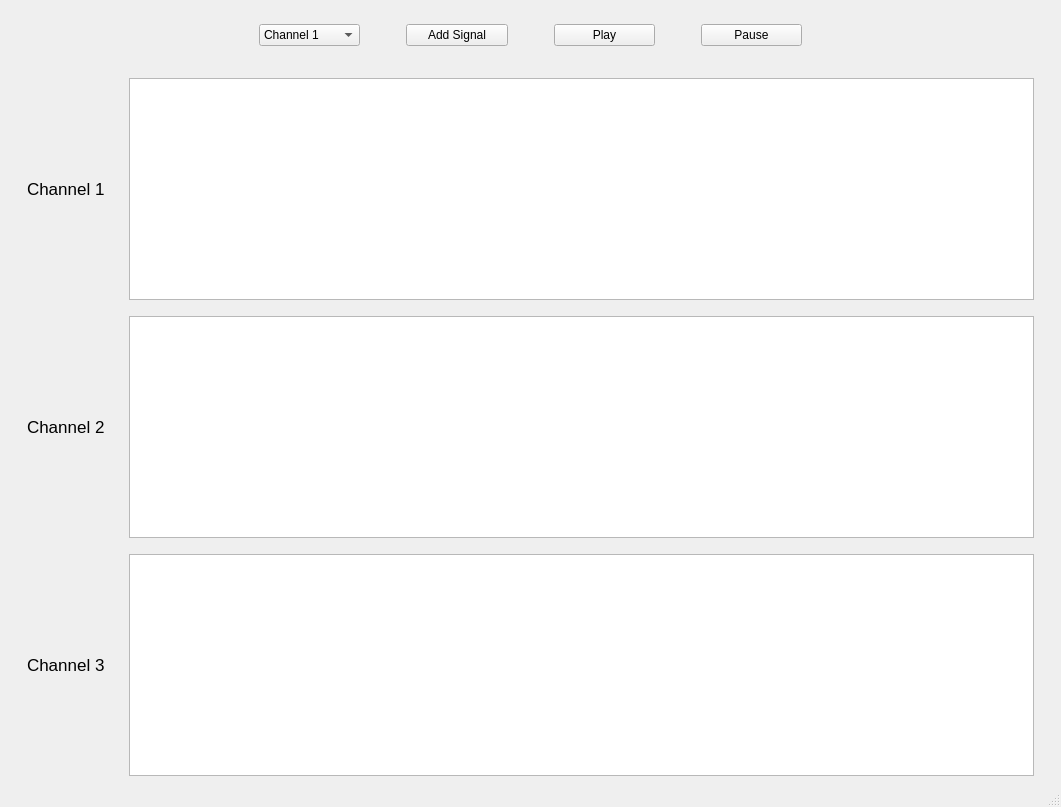
<?xml version="1.0" encoding="UTF-8"?>
<ui version="4.0">
 <class>MainWindow</class>
 <widget class="QMainWindow" name="MainWindow">
  <property name="geometry">
   <rect>
    <x>0</x>
    <y>0</y>
    <width>1061</width>
    <height>807</height>
   </rect>
  </property>
  <property name="windowTitle">
   <string>Multi-Channel Signal Viewer</string>
  </property>
  <property name="styleSheet">
   <string notr="true"/>
  </property>
  <widget class="QWidget" name="centralwidget">
   <layout class="QVBoxLayout" name="verticalLayout">
    <item>
     <spacer name="verticalSpacer_4">
      <property name="orientation">
       <enum>Qt::Vertical</enum>
      </property>
      <property name="sizeType">
       <enum>QSizePolicy::Fixed</enum>
      </property>
      <property name="sizeHint" stdset="0">
       <size>
        <width>20</width>
        <height>15</height>
       </size>
      </property>
     </spacer>
    </item>
    <item>
     <layout class="QHBoxLayout" name="horizontalLayout_6">
      <item>
       <spacer name="horizontalSpacer">
        <property name="orientation">
         <enum>Qt::Horizontal</enum>
        </property>
        <property name="sizeType">
         <enum>QSizePolicy::Fixed</enum>
        </property>
        <property name="sizeHint" stdset="0">
         <size>
          <width>250</width>
          <height>18</height>
         </size>
        </property>
       </spacer>
      </item>
      <item>
       <layout class="QHBoxLayout" name="horizontalLayout">
        <item>
         <widget class="QComboBox" name="channel">
          <property name="styleSheet">
           <string notr="true"/>
          </property>
          <item>
           <property name="text">
            <string>Channel 1</string>
           </property>
          </item>
          <item>
           <property name="text">
            <string>Channel 2</string>
           </property>
          </item>
          <item>
           <property name="text">
            <string>Channel 3</string>
           </property>
          </item>
         </widget>
        </item>
        <item>
         <spacer name="horizontalSpacer_3">
          <property name="orientation">
           <enum>Qt::Horizontal</enum>
          </property>
          <property name="sizeType">
           <enum>QSizePolicy::Fixed</enum>
          </property>
          <property name="sizeHint" stdset="0">
           <size>
            <width>40</width>
            <height>20</height>
           </size>
          </property>
         </spacer>
        </item>
        <item>
         <widget class="QPushButton" name="add_signal_btn">
          <property name="styleSheet">
           <string notr="true"/>
          </property>
          <property name="text">
           <string>Add Signal</string>
          </property>
         </widget>
        </item>
        <item>
         <spacer name="horizontalSpacer_4">
          <property name="orientation">
           <enum>Qt::Horizontal</enum>
          </property>
          <property name="sizeType">
           <enum>QSizePolicy::Fixed</enum>
          </property>
          <property name="sizeHint" stdset="0">
           <size>
            <width>40</width>
            <height>20</height>
           </size>
          </property>
         </spacer>
        </item>
        <item>
         <widget class="QPushButton" name="play_btn">
          <property name="styleSheet">
           <string notr="true"/>
          </property>
          <property name="text">
           <string>Play</string>
          </property>
         </widget>
        </item>
        <item>
         <spacer name="horizontalSpacer_5">
          <property name="orientation">
           <enum>Qt::Horizontal</enum>
          </property>
          <property name="sizeType">
           <enum>QSizePolicy::Fixed</enum>
          </property>
          <property name="sizeHint" stdset="0">
           <size>
            <width>40</width>
            <height>20</height>
           </size>
          </property>
         </spacer>
        </item>
        <item>
         <widget class="QPushButton" name="pause_btn">
          <property name="styleSheet">
           <string notr="true"/>
          </property>
          <property name="text">
           <string>Pause</string>
          </property>
         </widget>
        </item>
       </layout>
      </item>
      <item>
       <spacer name="horizontalSpacer_9">
        <property name="orientation">
         <enum>Qt::Horizontal</enum>
        </property>
        <property name="sizeType">
         <enum>QSizePolicy::Fixed</enum>
        </property>
        <property name="sizeHint" stdset="0">
         <size>
          <width>250</width>
          <height>18</height>
         </size>
        </property>
       </spacer>
      </item>
     </layout>
    </item>
    <item>
     <layout class="QHBoxLayout" name="horizontalLayout_4">
      <item>
       <spacer name="horizontalSpacer_14">
        <property name="orientation">
         <enum>Qt::Horizontal</enum>
        </property>
        <property name="sizeType">
         <enum>QSizePolicy::Fixed</enum>
        </property>
        <property name="sizeHint" stdset="0">
         <size>
          <width>270</width>
          <height>20</height>
         </size>
        </property>
       </spacer>
      </item>
      <item>
       <widget class="QLabel" name="hint">
        <property name="text">
         <string/>
        </property>
       </widget>
      </item>
      <item>
       <spacer name="horizontalSpacer_15">
        <property name="orientation">
         <enum>Qt::Horizontal</enum>
        </property>
        <property name="sizeType">
         <enum>QSizePolicy::Fixed</enum>
        </property>
        <property name="sizeHint" stdset="0">
         <size>
          <width>298</width>
          <height>20</height>
         </size>
        </property>
       </spacer>
      </item>
     </layout>
    </item>
    <item>
     <layout class="QHBoxLayout" name="horizontalLayout_2">
      <item>
       <spacer name="horizontalSpacer_2">
        <property name="orientation">
         <enum>Qt::Horizontal</enum>
        </property>
        <property name="sizeType">
         <enum>QSizePolicy::Fixed</enum>
        </property>
        <property name="sizeHint" stdset="0">
         <size>
          <width>18</width>
          <height>20</height>
         </size>
        </property>
       </spacer>
      </item>
      <item>
       <widget class="QLabel" name="label">
        <property name="enabled">
         <bool>true</bool>
        </property>
        <property name="font">
         <font>
          <pointsize>13</pointsize>
         </font>
        </property>
        <property name="accessibleDescription">
         <string/>
        </property>
        <property name="autoFillBackground">
         <bool>false</bool>
        </property>
        <property name="text">
         <string>Channel 1</string>
        </property>
       </widget>
      </item>
      <item>
       <spacer name="horizontalSpacer_8">
        <property name="orientation">
         <enum>Qt::Horizontal</enum>
        </property>
        <property name="sizeType">
         <enum>QSizePolicy::Fixed</enum>
        </property>
        <property name="sizeHint" stdset="0">
         <size>
          <width>18</width>
          <height>20</height>
         </size>
        </property>
       </spacer>
      </item>
      <item>
       <widget class="PlotWidget" name="graphicsView1"/>
      </item>
      <item>
       <spacer name="horizontalSpacer_10">
        <property name="orientation">
         <enum>Qt::Horizontal</enum>
        </property>
        <property name="sizeType">
         <enum>QSizePolicy::Fixed</enum>
        </property>
        <property name="sizeHint" stdset="0">
         <size>
          <width>18</width>
          <height>20</height>
         </size>
        </property>
       </spacer>
      </item>
     </layout>
    </item>
    <item>
     <spacer name="verticalSpacer_5">
      <property name="orientation">
       <enum>Qt::Vertical</enum>
      </property>
      <property name="sizeType">
       <enum>QSizePolicy::Fixed</enum>
      </property>
      <property name="sizeHint" stdset="0">
       <size>
        <width>20</width>
        <height>10</height>
       </size>
      </property>
     </spacer>
    </item>
    <item>
     <layout class="QHBoxLayout" name="horizontalLayout_3">
      <item>
       <spacer name="horizontalSpacer_11">
        <property name="orientation">
         <enum>Qt::Horizontal</enum>
        </property>
        <property name="sizeType">
         <enum>QSizePolicy::Fixed</enum>
        </property>
        <property name="sizeHint" stdset="0">
         <size>
          <width>18</width>
          <height>20</height>
         </size>
        </property>
       </spacer>
      </item>
      <item>
       <widget class="QLabel" name="label_2">
        <property name="font">
         <font>
          <pointsize>13</pointsize>
         </font>
        </property>
        <property name="text">
         <string>Channel 2</string>
        </property>
       </widget>
      </item>
      <item>
       <spacer name="horizontalSpacer_12">
        <property name="orientation">
         <enum>Qt::Horizontal</enum>
        </property>
        <property name="sizeType">
         <enum>QSizePolicy::Fixed</enum>
        </property>
        <property name="sizeHint" stdset="0">
         <size>
          <width>18</width>
          <height>20</height>
         </size>
        </property>
       </spacer>
      </item>
      <item>
       <widget class="PlotWidget" name="graphicsView2"/>
      </item>
      <item>
       <spacer name="horizontalSpacer_13">
        <property name="orientation">
         <enum>Qt::Horizontal</enum>
        </property>
        <property name="sizeType">
         <enum>QSizePolicy::Fixed</enum>
        </property>
        <property name="sizeHint" stdset="0">
         <size>
          <width>18</width>
          <height>20</height>
         </size>
        </property>
       </spacer>
      </item>
     </layout>
    </item>
    <item>
     <spacer name="verticalSpacer_8">
      <property name="orientation">
       <enum>Qt::Vertical</enum>
      </property>
      <property name="sizeType">
       <enum>QSizePolicy::Fixed</enum>
      </property>
      <property name="sizeHint" stdset="0">
       <size>
        <width>20</width>
        <height>10</height>
       </size>
      </property>
     </spacer>
    </item>
    <item>
     <layout class="QHBoxLayout" name="horizontalLayout_5">
      <item>
       <spacer name="horizontalSpacer_17">
        <property name="orientation">
         <enum>Qt::Horizontal</enum>
        </property>
        <property name="sizeType">
         <enum>QSizePolicy::Fixed</enum>
        </property>
        <property name="sizeHint" stdset="0">
         <size>
          <width>18</width>
          <height>20</height>
         </size>
        </property>
       </spacer>
      </item>
      <item>
       <widget class="QLabel" name="label_4">
        <property name="font">
         <font>
          <pointsize>13</pointsize>
         </font>
        </property>
        <property name="text">
         <string>Channel 3</string>
        </property>
       </widget>
      </item>
      <item>
       <spacer name="horizontalSpacer_18">
        <property name="orientation">
         <enum>Qt::Horizontal</enum>
        </property>
        <property name="sizeType">
         <enum>QSizePolicy::Fixed</enum>
        </property>
        <property name="sizeHint" stdset="0">
         <size>
          <width>18</width>
          <height>20</height>
         </size>
        </property>
       </spacer>
      </item>
      <item>
       <widget class="PlotWidget" name="graphicsView3"/>
      </item>
      <item>
       <spacer name="horizontalSpacer_19">
        <property name="orientation">
         <enum>Qt::Horizontal</enum>
        </property>
        <property name="sizeType">
         <enum>QSizePolicy::Fixed</enum>
        </property>
        <property name="sizeHint" stdset="0">
         <size>
          <width>18</width>
          <height>20</height>
         </size>
        </property>
       </spacer>
      </item>
     </layout>
    </item>
   </layout>
  </widget>
  <widget class="QMenuBar" name="menubar">
   <property name="geometry">
    <rect>
     <x>0</x>
     <y>0</y>
     <width>1061</width>
     <height>22</height>
    </rect>
   </property>
  </widget>
  <widget class="QStatusBar" name="statusbar"/>
 </widget>
 <customwidgets>
  <customwidget>
   <class>PlotWidget</class>
   <extends>QGraphicsView</extends>
   <header>pyqtgraph</header>
  </customwidget>
 </customwidgets>
 <resources/>
 <connections/>
</ui>
